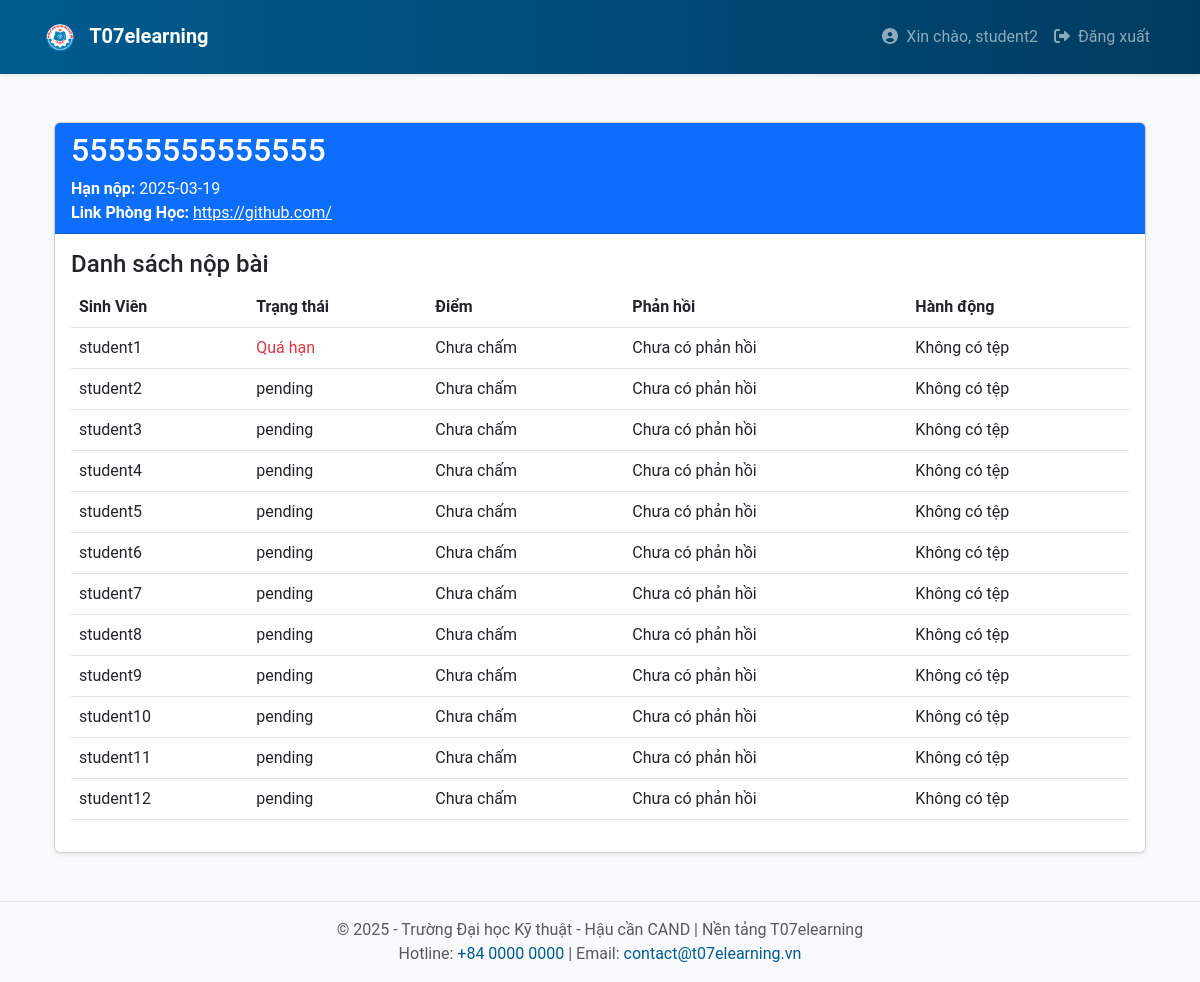
/lecturer/assignment/5 (signed in), run on an earlier commit of the app's database.
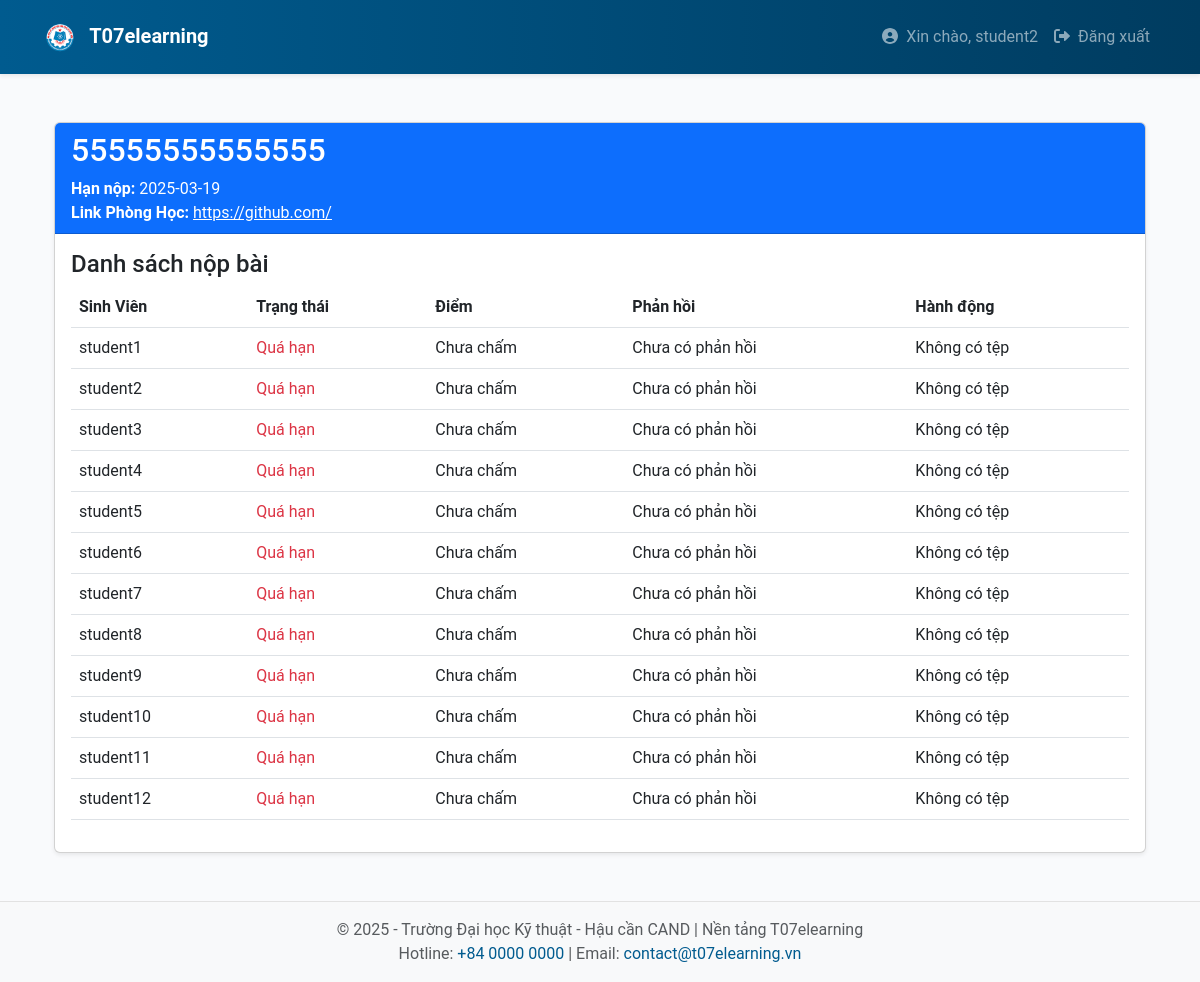
And on a later commit of the database.
### app/models.py (models this page shows, shortened)
class Submission(db.Model):
    __tablename__ = 'submissions'
    id = db.Column(db.Integer, primary_key=True)
    assignment_id = db.Column(db.Integer, db.ForeignKey('assignments.id'), nullable=False)
    student_id = db.Column(db.Integer, db.ForeignKey('users.id'), nullable=False)
    submission_date = db.Column(db.DateTime, default=datetime.utcnow)
    file_url = db.Column(db.String(512), nullable=True)
    grade = db.Column(db.Float, nullable=True)
    feedback = db.Column(db.Text, nullable=True)
    status = db.Column(db.String(64), nullable=False, default='pending')
    answer = db.Column(db.Text, nullable=True)
    assignment = db.relationship('Assignment', back_populates='submissions')

class User(UserMixin, db.Model):
    __tablename__ = 'users'
    id = db.Column(db.Integer, primary_key=True)
    username = db.Column(db.String(64), unique=True, nullable=False)
    email = db.Column(db.String(120), unique=True, nullable=False)
    password_hash = db.Column(db.String(128), nullable=False)
    registered_on = db.Column(db.DateTime, default=datetime.utcnow)
    last_seen = db.Column(db.DateTime, default=datetime.utcnow, onupdate=datetime.utcnow)
    roles = db.relationship('Role', secondary='user_roles', back_populates='users')
    courses = db.relationship('Course', backref='lecturer', lazy='dynamic')
    enrollments = db.relationship('Enrollment', backref='student', lazy='dynamic')
    submissions = db.relationship('Submission', backref='student', lazy='dynamic')
    notifications = db.relationship('Notification', backref='user', lazy='dynamic')

### app/lecturer/routes.py (the view)
@bp.route('/assignment/<int:assignment_id>', methods=['GET'])
@login_required
def view_assignment(assignment_id):
    assignment = Assignment.query.get_or_404(assignment_id)
    submissions = Submission.query.filter_by(assignment_id=assignment.id).all()
    deadline_time = assignment.created_on + timedelta(minutes=assignment.deadline_duration)
    remaining_time = (deadline_time - datetime.utcnow()).total_seconds()
    logging.debug(f"Assignment Created On: {assignment.created_on}")
    logging.debug(f"Deadline Time: {deadline_time}")
    logging.info(f"Current UTC Time: {datetime.utcnow()}")
    logging.info(f"Remaining Time (seconds): {remaining_time}")
    return render_template('lecturer/view_assignment.html', assignment=assignment, submissions=submissions)

### app/templates/lecturer/view_assignment.html
{% extends "base.html" %}
{% block content %}
<div class="container mt-5">
    <div class="card shadow-sm">
        <div class="card-header bg-primary text-white">
            <h2>{{ assignment.title }}</h2>
            <p class="mb-0"><strong>Hạn nộp:</strong> {{ assignment.due_date.strftime('%Y-%m-%d') }}</p>
            {% if assignment.class_link %}
            <p class="mb-0"><strong>Link Phòng Học:</strong> <a href="{{ assignment.class_link }}" target="_blank" class="class-link">{{ assignment.class_link }}</a></p>
            {% else %}
            <p class="mb-0"><strong>Link Phòng Học:</strong> Không có link</p>
            {% endif %}
        </div>
        <div class="card-body">
            <h4>Danh sách nộp bài</h4>
            <table class="table">
                <thead>
                    <tr>
                        <th>Sinh Viên</th>
                        <th>Trạng thái</th>
                        <th>Điểm</th>
                        <th>Phản hồi</th>
                        <th>Hành động</th>
                    </tr>
                </thead>
                <tbody>
                    {% for submission in submissions %}
                    <tr>
                        <td>{{ submission.student.username }}</td>
                        <td>
                            {% if submission.status == 'overdue' %}
                                <span class="text-danger">Quá hạn</span>
                            {% else %}
                                {{ submission.status }}
                            {% endif %}
                        </td>
                        <td>{{ submission.grade if submission.grade is not none else 'Chưa chấm' }}</td>
                        <td>{{ submission.feedback if submission.feedback else 'Chưa có phản hồi' }}</td>
                        <td>
                            {% if submission.file_url %}
                                <a href="{{ url_for('static', filename=submission.file_url.replace('\\', '/')) }}" class="btn btn-primary btn-sm" download>Tải xuống</a>
                            {% else %}
                                Không có tệp
                            {% endif %}
                        </td>
                    </tr>
                    {% endfor %}
                </tbody>
            </table>
        </div>
    </div>
</div>
{% endblock %}

What changed in the data, as far as the page shows it:
changed Submission "student2": status "pending" → (not shown); now shows "Quá hạn"
changed Submission "student3": status "pending" → (not shown); now shows "Quá hạn"
changed Submission "student4": status "pending" → (not shown); now shows "Quá hạn"
changed Submission "student5": status "pending" → (not shown); now shows "Quá hạn"
changed Submission "student6": status "pending" → (not shown); now shows "Quá hạn"
changed Submission "student7": status "pending" → (not shown); now shows "Quá hạn"
changed Submission "student8": status "pending" → (not shown); now shows "Quá hạn"
changed Submission "student9": status "pending" → (not shown); now shows "Quá hạn"
changed Submission "student10": status "pending" → (not shown); now shows "Quá hạn"
changed Submission "student11": status "pending" → (not shown); now shows "Quá hạn"
changed Submission "student12": status "pending" → (not shown); now shows "Quá hạn"
